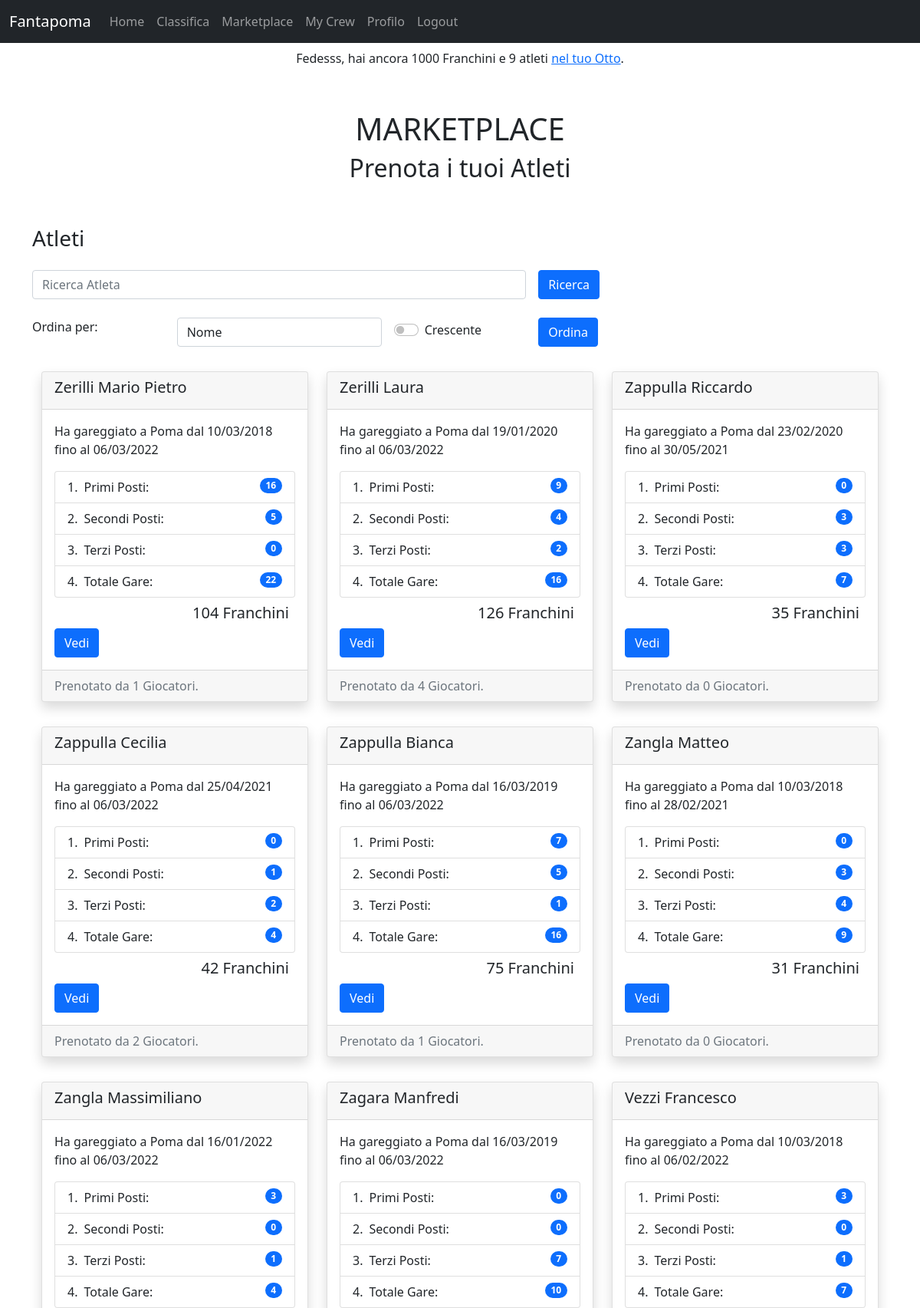
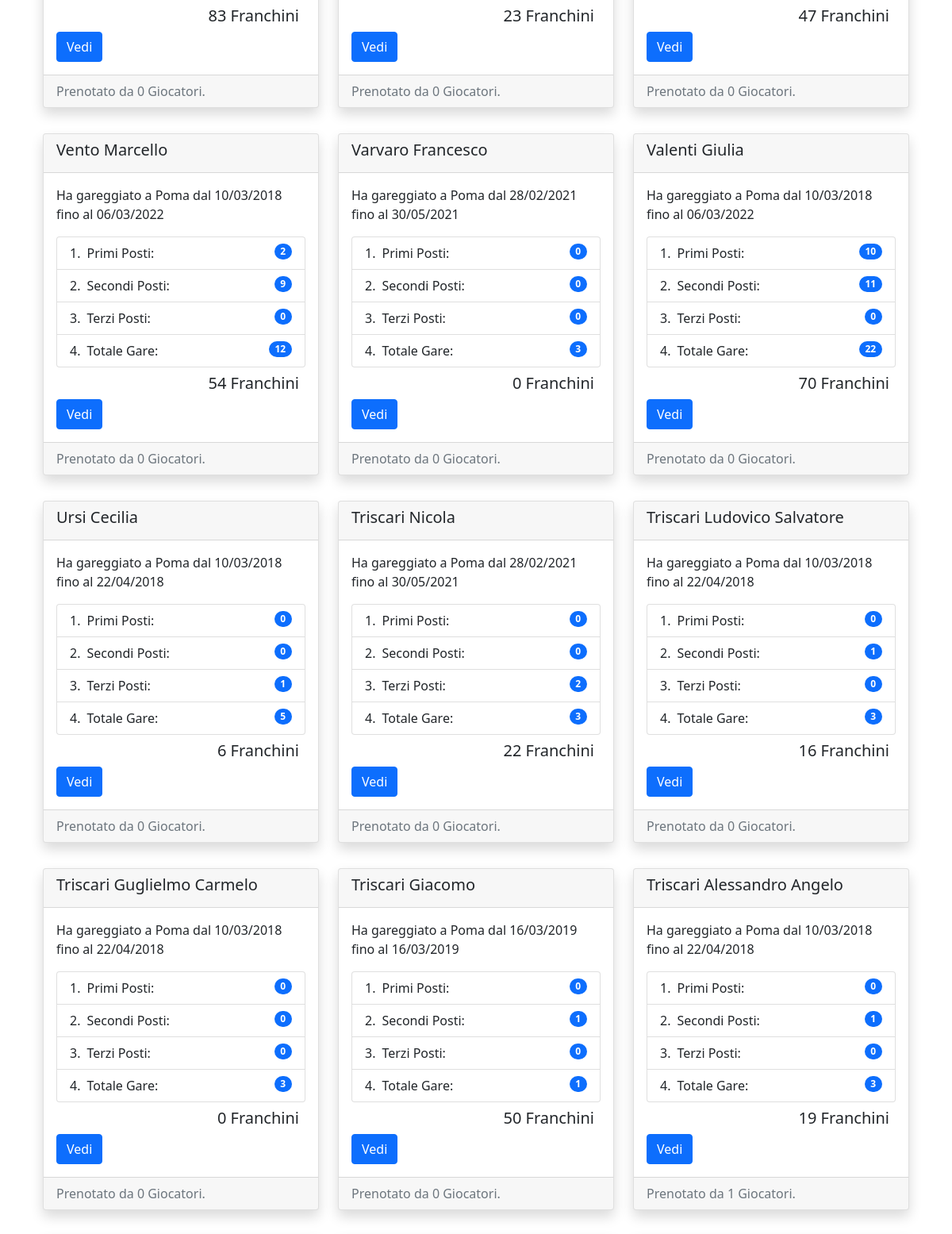
Page /fantapoma/marketplace/ (signed in, upper part) on the committed database (2 pictures, top to bottom).
### fantapoma/models.py (models this page shows, shortened)
class Player(models.Model):
    user = models.OneToOneField(User, on_delete=models.CASCADE, primary_key=True)
    franchs = models.IntegerField(blank=True, default=200)
    team_name = models.CharField(max_length=200, default='8+')
    score = models.IntegerField(blank=True, null=True, default=0)

class Athlete(models.Model):
    name = models.CharField(max_length=200)
    born = models.DateField('Date of Birth', default=datetime.date(2000,1,1))
    club = models.CharField(max_length=200, default='Società Canottieri Palermo')
    total = models.IntegerField('Total Races', default=0)
    first = models.IntegerField(default=0)
    second = models.IntegerField(default=0)
    third = models.IntegerField(default=0)
    first_time = models.DateField('First Race Date')
    last_time = models.DateField('Last Race Date')
    points = models.IntegerField(default=0)
    players = models.ManyToManyField(User, blank=True)
    @property
    def bookings(self):
        n = self.players.all().count()
        return n
    @property
    def adjusted_points(self):
        booking_term = self.points*(math.tanh(self.bookings/4))
        adjusted_points = self.points + booking_term
        return int(adjusted_points)

### fantapoma/views.py (the view)
# urls.py: path('marketplace/', AthleteView.as_view(), name='marketplace'),
class AthleteView(ListView):
    template_name = "fantapoma/marketplace.html"
    model = Athlete
    def get_queryset(self):
        athlete_name = self.request.GET.get('athlete_name')
        if athlete_name is not None:
            self.queryset = Athlete.objects.filter(name__contains=athlete_name)
        else:
            self.queryset = Athlete.objects.all()
        return super().get_queryset()
    def get_ordering(self):
        increasing = self.request.GET.get('increasing', 'off')
        ordering = self.request.GET.get('order', 'name')
        if increasing != 'on':
            ordering = '-' + ordering
        print(ordering)
        return ordering
    def get_context_data(self, **kwargs):
        context = super().get_context_data(**kwargs)
        self.user = self.request.user
        atlethes = self.user.athlete_set.all().values_list('name', flat=True)
        context['atleti'] = list(atlethes)
        context['ordering'] = self.request.GET.get('order', 'name')
        context['increasing'] = self.request.GET.get('increasing', 'off')
        return context

### fantapoma/templates/fantapoma/marketplace.html (shortened to what this page needs)
{% extends "base.html" %}
{% block content %}
<div class="container header text-center mt-5">
  <h1>MARKETPLACE</h1>
  <h2>Prenota i tuoi Atleti</h2>
</div>
<div class="container card-container mt-5">
  <h3>Atleti</h5>
  <form action="" method="GET" class="form-floating mb-3">
    <div class="row g-3 my-2">
      <div class="col-sm-7">
        <input type="search" name="athlete_name" id="searchAthlete" class="form-control" placeholder="Ricerca Atleta">
      </div>
      <div class="col-auto">
        <input type="submit" value="Ricerca" class="btn btn-primary">
      </div>
    </div>
    <div class="row g-3 my-2">
      <div class="col-sm-2">Ordina per:</div>
      <div class="col-sm-3">
        <select name="order" id="order" class="form-control">
          <option value="name" {% if ordering == 'name' or ordering is None %}selected{% endif %}>
            Nome
          </option>
        </select>
      </div>
      <div class="col-sm-2 py-1">
        <div class="form-check form-switch">
          <input class="form-check-input" type="checkbox" name="increasing" role="switch" id="orderType" {% if increasing == 'on' %}checked{% endif %}>
          <label class="form-check-label" for="orderType">Crescente</label>
        </div>
      </div>
      <div class="col-sm-1">
        <input type="submit" value="Ordina" class="btn btn-primary">
      </div>
    </div>
  </form>
  <div class="container-fluid object">
    <div class="row">
    {% for object in object_list %}
      <div class="col-sm-4 my-3">
        <div class="card shadow">
          <div class="card-header">
            <h5>{{object.name}}</h5>
          </div>
          <div class="card-body">
            <p class="card-text">Ha gareggiato a Poma dal {{object.first_time|date:'d/m/Y'}} fino al {{object.last_time|date:'d/m/Y'}}</p>
            <ul class="list-group list-group-numbered">
              <li class="list-group-item d-flex justify-content-between align-items-start">
                <div class="ms-2 me-auto">Primi Posti:</div>
                <span class="badge bg-primary rounded-pill">{{object.first}}</span>
              </li>
              <li class="list-group-item d-flex justify-content-between align-items-start">
                <div class="ms-2 me-auto">Secondi Posti:</div>
                <span class="badge bg-primary rounded-pill">{{object.second}}</span>
              </li>
              <li class="list-group-item d-flex justify-content-between align-items-start">
                <div class="ms-2 me-auto">Terzi Posti:</div>
                <span class="badge bg-primary rounded-pill">{{object.third}}</span>
              </li>
              <li class="list-group-item d-flex justify-content-between align-items-start">
                <div class="ms-2 me-auto">Totale Gare:</div>
                <span class="badge bg-primary rounded-pill">{{object.total}}</span>
              </li>
            </ul>
            <h5 class="card-text text-end m-2">{{object.adjusted_points}} Franchini</h5>
            <a href="{% url 'view-athlete' object.id %}" class="btn btn-primary">Vedi</a>
          </div>
          <div class="card-footer text-muted">
            Prenotato da {{ object.bookings }} Giocatori.
          </div>
        </div>
      </div>
    {% endfor %}
    </div>
  </div>
</div>
{% endblock %}

### fantapoma/templates/fantapoma/navbar.html (shortened to what this page needs)
{% block navbar %}
<nav class="navbar navbar-expand-lg navbar-dark bg-dark">
  <div class="container-fluid">
    <a class="navbar-brand" href="#">Fantapoma</a>
    <div class="collapse navbar-collapse" id="navbarNav">
      <ul class="navbar-nav">
        <li class="nav-item">
          <a class="nav-link" aria-current="page" href="{% url 'fantapoma' %}">Home</a>
        </li>
        <li class="nav-item">
          <a class="nav-link" href="{% url 'leaderboard' %}">Classifica</a>
        </li>
        {% if request.user.is_authenticated %}
        <li class="nav-item">
          <a class="nav-link" href="{% url 'marketplace' %}">Marketplace</a>
        </li>
        <li class="nav-item">
          <a class="nav-link" href="{% url 'mycrew' %}">My Crew</a>
        </li>
        <li class="nav-item">
          <a class="nav-link" href="{% url 'fantaplayers:profile' request.user.id %}">Profilo</a>
        </li>
        <li class="nav-item">
          <a class="nav-link" href="{% url 'fantaplayers:logout' %}">Logout</a>
        </li>
        {% endif %}
      </ul>
    </div>
  </div>
</nav>
{% if request.user.is_authenticated %}
<nav class="nav justify-content-center">
  <span class="navbar-text">
    {{ request.user|title }}, hai ancora {{ request.user.player.franchs }} Franchini e
    {{ request.user.athlete_set.count }} atleti <a href={% url 'mycrew' %}>nel tuo Otto</a>.
  </span>
</nav>
{% endif %}
{% endblock %}

### rows in the picture
Athlete: name "Zerilli Mario Pietro", first_time "10/03/2018", last_time "06/03/2022", first "16", second "5", third "0", total "22", adjusted_points "104", bookings "1"
Athlete: name "Zerilli Laura", first_time "19/01/2020", last_time "06/03/2022", first "9", second "4", third "2", total "16", adjusted_points "126", bookings "4"
Athlete: name "Zappulla Riccardo", first_time "23/02/2020", last_time "30/05/2021", first "0", second "3", third "3", total "7", adjusted_points "35", bookings "0"
Athlete: name "Zappulla Cecilia", first_time "25/04/2021", last_time "06/03/2022", first "0", second "1", third "2", total "4", adjusted_points "42", bookings "2"
Athlete: name "Zappulla Bianca", first_time "16/03/2019", last_time "06/03/2022", first "7", second "5", third "1", total "16", adjusted_points "75", bookings "1"
Athlete: name "Zangla Matteo", first_time "10/03/2018", last_time "28/02/2021", first "0", second "3", third "4", total "9", adjusted_points "31", bookings "0"
Athlete: name "Zangla Massimiliano", first_time "16/01/2022", last_time "06/03/2022", first "3", second "0", third "1", total "4", adjusted_points "83", bookings "0"
Athlete: name "Zagara Manfredi", first_time "16/03/2019", last_time "06/03/2022", first "0", second "0", third "7", total "10", adjusted_points "23", bookings "0"
Athlete: name "Vezzi Francesco", first_time "10/03/2018", last_time "06/02/2022", first "3", second "0", third "1", total "7", adjusted_points "47", bookings "0"
Athlete: name "Vento Marcello", first_time "10/03/2018", last_time "06/03/2022", first "2", second "9", third "0", total "12", adjusted_points "54", bookings "0"
Athlete: name "Varvaro Francesco", first_time "28/02/2021", last_time "30/05/2021", first "0", second "0", third "0", total "3", adjusted_points "0", bookings "0"
Athlete: name "Valenti Giulia", first_time "10/03/2018", last_time "06/03/2022", first "10", second "11", third "0", total "22", adjusted_points "70", bookings "0"
Athlete: name "Ursi Cecilia", first_time "10/03/2018", last_time "22/04/2018", first "0", second "0", third "1", total "5", adjusted_points "6", bookings "0"
Athlete: name "Triscari Nicola", first_time "28/02/2021", last_time "30/05/2021", first "0", second "0", third "2", total "3", adjusted_points "22", bookings "0"
Athlete: name "Triscari Ludovico Salvatore", first_time "10/03/2018", last_time "22/04/2018", first "0", second "1", third "0", total "3", adjusted_points "16", bookings "0"
Athlete: name "Triscari Guglielmo Carmelo", first_time "10/03/2018", last_time "22/04/2018", first "0", second "0", third "0", total "3", adjusted_points "0", bookings "0"
Athlete: name "Triscari Giacomo", first_time "16/03/2019", last_time "16/03/2019", first "0", second "1", third "0", total "1", adjusted_points "50", bookings "0"
Athlete: name "Triscari Alessandro Angelo", first_time "10/03/2018", last_time "22/04/2018", first "0", second "1", third "0", total "3", adjusted_points "19", bookings "1"

### other values in the picture
{{ request.user|title }} "Fedesss"
{{ request.user.player.franchs }} "1000"
{{ request.user.athlete_set.count }} "9"
